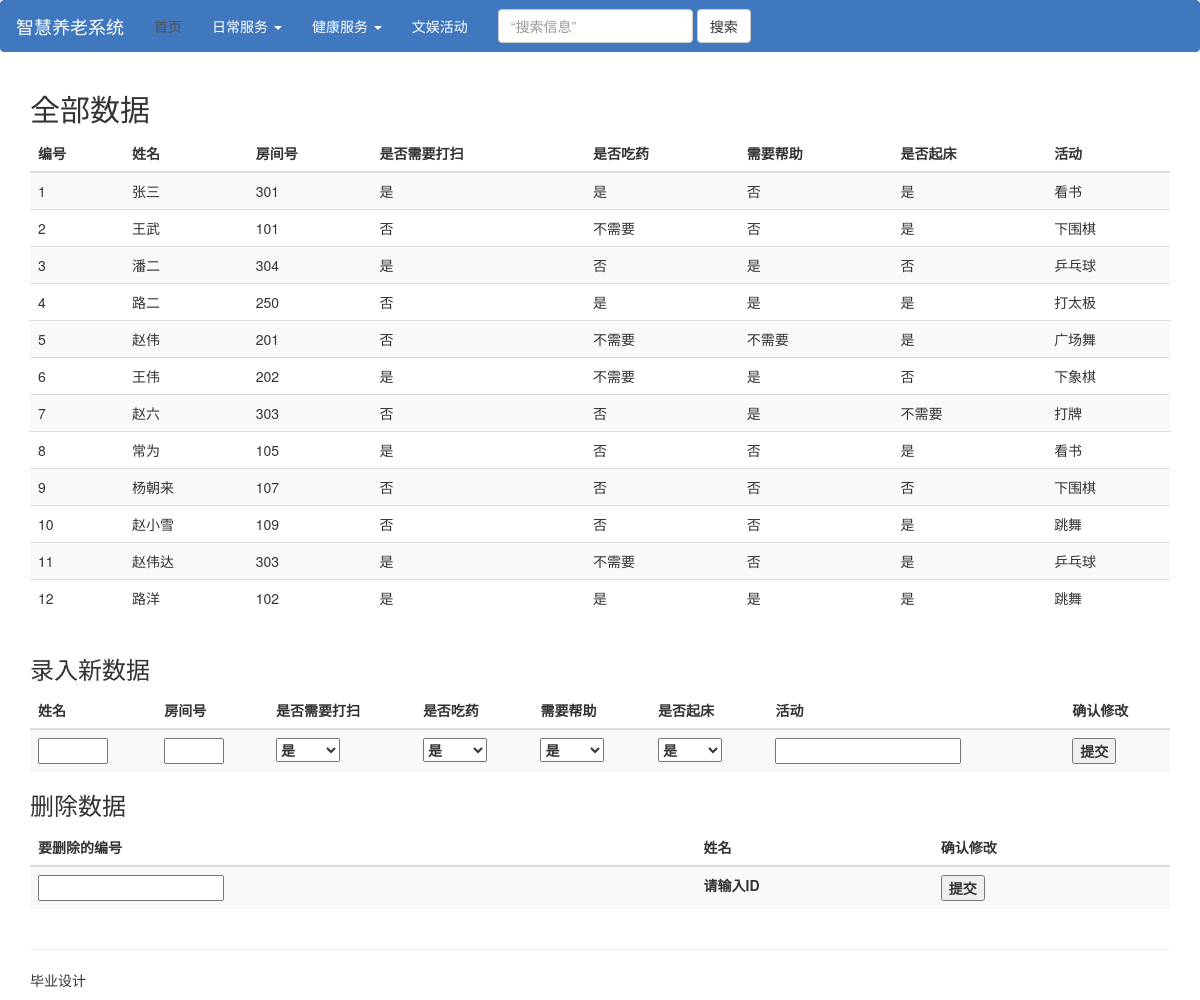
Page /insert on the earlier database version.
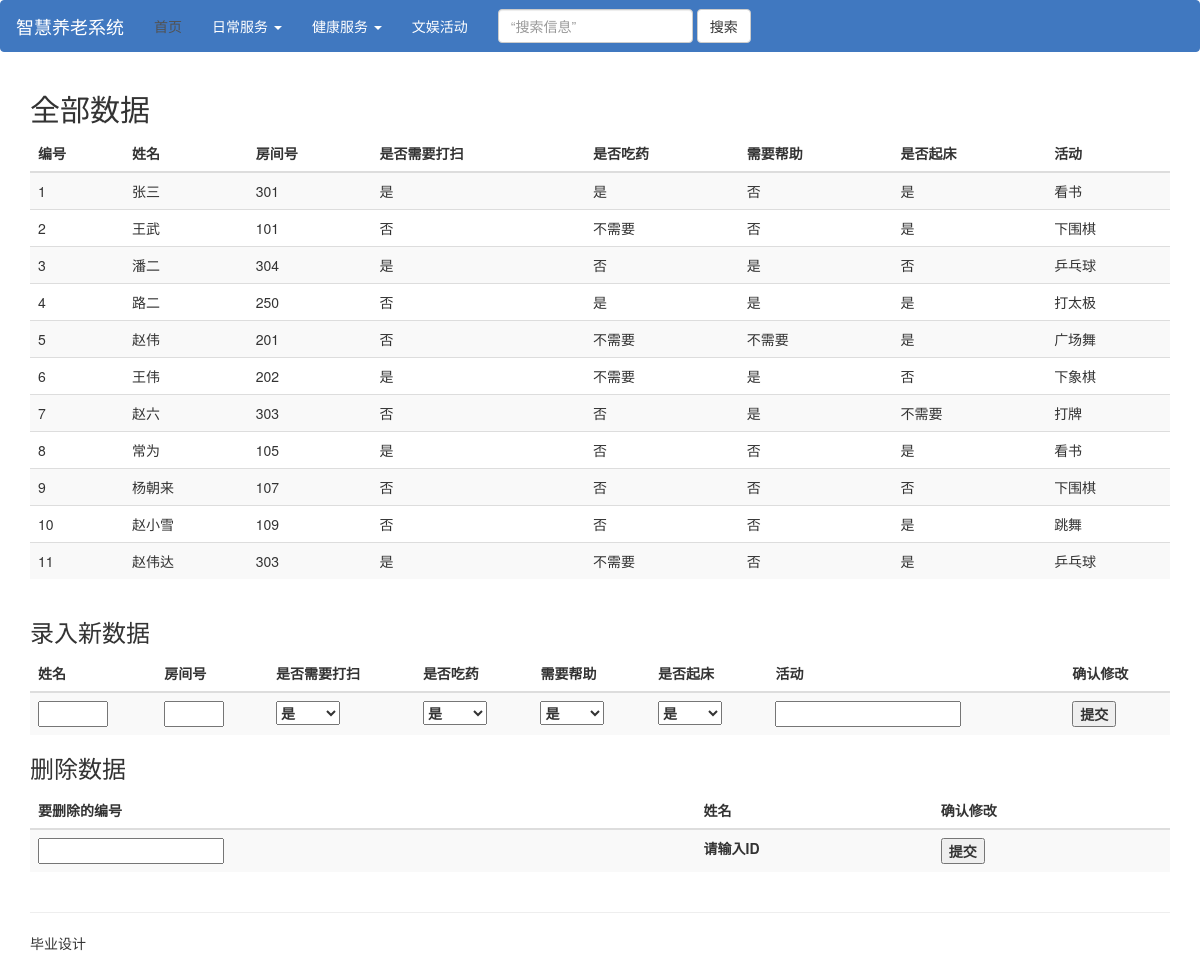
Same page on the later database version.
### tables this page shows
CREATE TABLE "information" (
	 "id" integer(10,0) NOT NULL,
	 "name" text(100,0),
	 "room" text(100,0),
	 "weisheng" text(2,0),
	 "chiyao" text(2,0),
	 "qiuzhu" text(2,0),
	 "qichuang" text(2,0),
	 "huodong" TEXT(100,0),
	PRIMARY KEY("id")
);

### index.py (the view)
@app.route('/insert')
def insert():
    cur = get_db().cursor()
    cur.execute("SELECT * FROM information")
    title = u'全部数据'
    table_head = [u'编号', u'姓名', u'房间号', u'是否需要打扫', u'是否吃药', u'需要帮助', u'是否起床', u'活动']
    return render_template('insert.html', title=title, table_head=table_head, content=cur.fetchall())

### index.py (called while the page is built)
def get_db():
    db = sqlite3.connect(DATABASE)
    return db

### templates/insert.html (shortened to what this page needs)
{% extends "layout.html" %}
{% block body %}
<body>
<div class="container">
    <h2 class="sub-header">{% print title %}</h2>
    <div class="table-responsive">
        <table class="table table-striped">
        <thead>
            <tr>
                {% for head in table_head %}
                <th>{% print head %}</th>
                {% endfor %}
            </tr>
        </thead>
        <tbody id="items_num">
            {% for row in content %}
                 <tr id="{% print row[0] %}">
                {% for index in row %}
                        <td>{% print index %}</td>
                {% endfor %}
                 </tr>
            {% endfor %}
                 </tbody>
                        </table>
    </div>
    {% if title and title != '搜索结果' and title !='现在的进行的文娱活动' and title !='历史疾病'%}
    <h3 class="sub-header">录入新数据</h3>
    <div>
        <table class="table table-striped">
        <thead>
            <tr>
                <th>姓名</th>
                <th>房间号</th>
                <th>是否需要打扫</th>
                <th>是否吃药</th>
                <th>需要帮助</th>
                <th>是否起床</th>
                <th>活动</th>
                <th>确认修改</th>
            </tr>
        </thead>
            <tbody>
            <form class="form-modify" role="form" action="/insert_data" method="POST">
            <tr>
                <th><input type="text" name="name" id="name" style="width:70px;"/></th>
                <th><input type="text" name="room" id="room" style="width:60px;"/></th>
                <th><select name="option_weisheng">
                           <option style="width:200px">是</option>
                          </select></th>
                <th><select name="option_chiyao">
                           <option style="width:200px">是</option>
                          </select></th>
                <th><select name="option_bangzhu">
                           <option style="width:200px">是</option>
                          </select></th>
                <th><select name="option_qichuang">
                           <option style="width:200px">是</option>
                          </select></th>
                <th><input type="text" name="huodong" id="huodong"/></th>
                <th><button type="submit" onclick="return check_data()">提交</button></th>
            </tr>
            </form>
            </tbody>
            </table>
    </div>
    {% endif %}
    <h3 class="sub-header">删除数据</h3>
    <div>
        <table class="table table-striped">
        <thead>
            <tr>
                <th>要删除的编号</th>
                <th>姓名</th>
                <th>确认修改</th>
            </tr>
        </thead>
            <tbody>
            <form class="form-delete" role="form" action="/delete_data" method="POST">
            <tr>
                <th><input type="number_del" name="id_del" id="del_id" onchange="showName(this.value)" /></th>
                <th id="name_show">请输入ID</th>
                <th><button type="submit">提交</button></th>
            </tr>
            </form>
            </tbody>
            </table>
    </div>
</div>
</body>
{% endblock %}

Differences in the rows shown:
removed information: print "12" "是" "是" "是" "是", name "路洋", room "102", huodong "跳舞"
